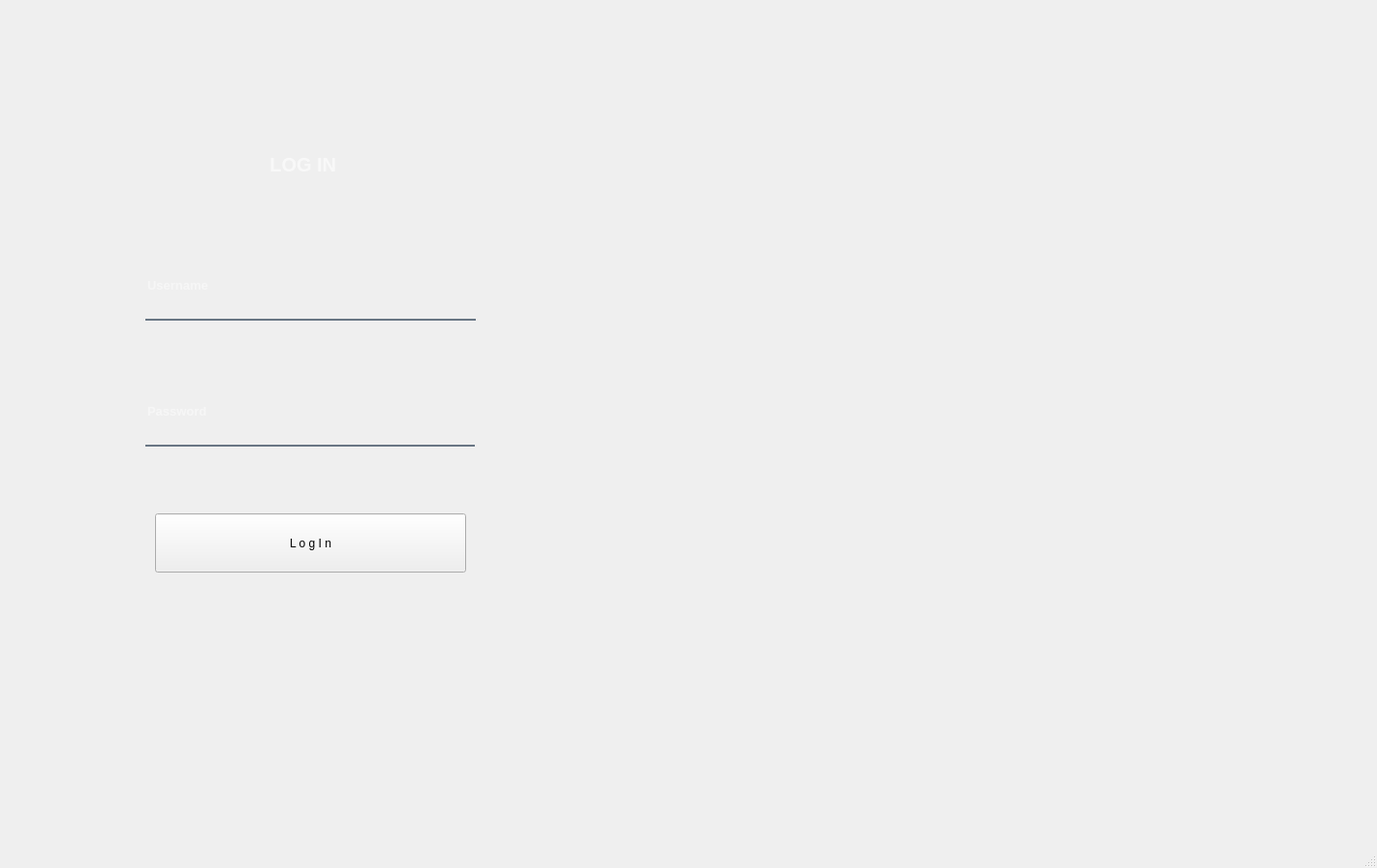
<?xml version="1.0" encoding="UTF-8"?>
<ui version="4.0">
 <class>MainWindow</class>
 <widget class="QMainWindow" name="MainWindow">
  <property name="geometry">
   <rect>
    <x>0</x>
    <y>0</y>
    <width>1421</width>
    <height>896</height>
   </rect>
  </property>
  <property name="windowTitle">
   <string>MainWindow</string>
  </property>
  <widget class="QWidget" name="centralwidget">
   <widget class="QWidget" name="widget" native="true">
    <property name="geometry">
     <rect>
      <x>90</x>
      <y>80</y>
      <width>461</width>
      <height>601</height>
     </rect>
    </property>
    <property name="styleSheet">
     <string notr="true">background-image: url(:/images/background.png);

</string>
    </property>
    <widget class="QLabel" name="label">
     <property name="geometry">
      <rect>
       <x>140</x>
       <y>60</y>
       <width>171</width>
       <height>61</height>
      </rect>
     </property>
     <property name="font">
      <font>
       <pointsize>15</pointsize>
       <weight>75</weight>
       <bold>true</bold>
      </font>
     </property>
     <property name="styleSheet">
      <string notr="true">color: rgba(255, 255, 255, 150)</string>
     </property>
     <property name="text">
      <string>&lt;html&gt;&lt;head/&gt;&lt;body&gt;&lt;p align=&quot;center&quot;&gt;LOG IN &lt;/p&gt;&lt;/body&gt;&lt;/html&gt;</string>
     </property>
    </widget>
    <widget class="QLineEdit" name="LE">
     <property name="geometry">
      <rect>
       <x>60</x>
       <y>180</y>
       <width>341</width>
       <height>71</height>
      </rect>
     </property>
     <property name="font">
      <font>
       <pointsize>10</pointsize>
       <weight>75</weight>
       <bold>true</bold>
      </font>
     </property>
     <property name="toolTip">
      <string>&lt;html&gt;&lt;head/&gt;&lt;body&gt;&lt;p align=&quot;center&quot;&gt;&lt;br/&gt;&lt;/p&gt;&lt;/body&gt;&lt;/html&gt;</string>
     </property>
     <property name="whatsThis">
      <string>&lt;html&gt;&lt;head/&gt;&lt;body&gt;&lt;p align=&quot;center&quot;&gt;&lt;br/&gt;&lt;/p&gt;&lt;/body&gt;&lt;/html&gt;</string>
     </property>
     <property name="styleSheet">
      <string notr="true">background-color: rgba(0, 0, 0, 0);
border:none;
border-bottom: 2px solid rgba(105, 118, 132, 255);
color: rgba(255, 255, 255, 230);
padding-buttom: 7px;
</string>
     </property>
     <property name="placeholderText">
      <string>Username</string>
     </property>
    </widget>
    <widget class="QLineEdit" name="LE2">
     <property name="geometry">
      <rect>
       <x>60</x>
       <y>310</y>
       <width>340</width>
       <height>71</height>
      </rect>
     </property>
     <property name="font">
      <font>
       <pointsize>10</pointsize>
       <weight>75</weight>
       <bold>true</bold>
      </font>
     </property>
     <property name="toolTip">
      <string>&lt;html&gt;&lt;head/&gt;&lt;body&gt;&lt;p align=&quot;center&quot;&gt;&lt;br/&gt;&lt;/p&gt;&lt;/body&gt;&lt;/html&gt;</string>
     </property>
     <property name="whatsThis">
      <string>&lt;html&gt;&lt;head/&gt;&lt;body&gt;&lt;p align=&quot;center&quot;&gt;&lt;br/&gt;&lt;/p&gt;&lt;/body&gt;&lt;/html&gt;</string>
     </property>
     <property name="styleSheet">
      <string notr="true">background-color: rgba(0, 0, 0, 0);
border:none;
border-bottom: 2px solid rgba(105, 118, 132, 255);
color: rgba(255, 255, 255, 230);
padding-buttom: 7px;
</string>
     </property>
     <property name="echoMode">
      <enum>QLineEdit::Password</enum>
     </property>
     <property name="placeholderText">
      <string>Password</string>
     </property>
    </widget>
    <widget class="QPushButton" name="OK">
     <property name="geometry">
      <rect>
       <x>70</x>
       <y>450</y>
       <width>321</width>
       <height>61</height>
      </rect>
     </property>
     <property name="styleSheet">
      <string notr="true"/>
     </property>
     <property name="text">
      <string>L o g I n</string>
     </property>
    </widget>
   </widget>
  </widget>
  <widget class="QStatusBar" name="statusbar"/>
 </widget>
 <resources>
  <include location="res.qrc"/>
 </resources>
 <connections/>
</ui>
